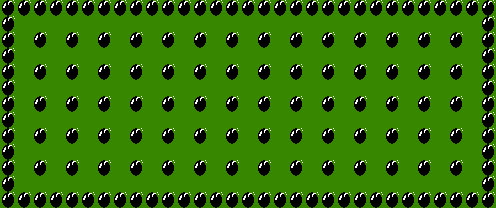

Below is a game level as drawn by its tile map, then a one-line description and the .tmx file that defines it, in full:
An orthogonal 31x13 tile map with 16x16 px tiles, 2 tile layers (grass, wallas).

<map version="1.10" tiledversion="1.11.2" orientation="orthogonal" renderorder="right-down" width="31" height="13" tilewidth="16" tileheight="16" infinite="0" nextlayerid="4" nextobjectid="1">
 <tileset firstgid="1" source="NES - Bomberman - Miscellaneous - General Sprites.tsx" />
 <layer id="1" name="grass" width="31" height="13">
  <data encoding="csv">
57,57,57,57,57,57,57,57,57,57,57,57,57,57,57,57,57,57,57,57,57,57,57,57,57,57,57,57,57,57,57,
57,57,57,57,57,57,57,57,57,57,57,57,57,57,57,57,57,57,57,57,57,57,57,57,57,57,57,57,57,57,57,
57,57,57,57,57,57,57,57,57,57,57,57,57,57,57,57,57,57,57,57,57,57,57,57,57,57,57,57,57,57,57,
57,57,57,57,57,57,57,57,57,57,57,57,57,57,57,57,57,57,57,57,57,57,57,57,57,57,57,57,57,57,57,
57,57,57,57,57,57,57,57,57,57,57,57,57,57,57,57,57,57,57,57,57,57,57,57,57,57,57,57,57,57,57,
57,57,57,57,57,57,57,57,57,57,57,57,57,57,57,57,57,57,57,57,57,57,57,57,57,57,57,57,57,57,57,
57,57,57,57,57,57,57,57,57,57,57,57,57,57,57,57,57,57,57,57,57,57,57,57,57,57,57,57,57,57,57,
57,57,57,57,57,57,57,57,57,57,57,57,57,57,57,57,57,57,57,57,57,57,57,57,57,57,57,57,57,57,57,
57,57,57,57,57,57,57,57,57,57,57,57,57,57,57,57,57,57,57,57,57,57,57,57,57,57,57,57,57,57,57,
57,57,57,57,57,57,57,57,57,57,57,57,57,57,57,57,57,57,57,57,57,57,57,57,57,57,57,57,57,57,57,
57,57,57,57,57,57,57,57,57,57,57,57,57,57,57,57,57,57,57,57,57,57,57,57,57,57,57,57,57,57,57,
57,57,57,57,57,57,57,57,57,57,57,57,57,57,57,57,57,57,57,57,57,57,57,57,57,57,57,57,57,57,57,
57,57,57,57,57,57,57,57,57,57,57,57,57,57,57,57,57,57,57,57,57,57,57,57,57,57,57,57,57,57,57,
</data>
 </layer>
 <layer id="3" name="wallas" width="31" height="13">
  <data encoding="csv">
45,45,45,45,45,45,45,45,45,45,45,45,45,45,45,45,45,45,45,45,45,45,45,45,45,45,45,45,45,45,45,
45,0,0,0,0,0,0,0,0,0,0,0,0,0,0,0,0,0,0,0,0,0,0,0,0,0,0,0,0,0,45,
45,0,45,0,45,0,45,0,45,0,45,0,45,0,45,0,45,0,45,0,45,0,45,0,45,0,45,0,45,0,45,
45,0,0,0,0,0,0,0,0,0,0,0,0,0,0,0,0,0,0,0,0,0,0,0,0,0,0,0,0,0,45,
45,0,45,0,45,0,45,0,45,0,45,0,45,0,45,0,45,0,45,0,45,0,45,0,45,0,45,0,45,0,45,
45,0,0,0,0,0,0,0,0,0,0,0,0,0,0,0,0,0,0,0,0,0,0,0,0,0,0,0,0,0,45,
45,0,45,0,45,0,45,0,45,0,45,0,45,0,45,0,45,0,45,0,45,0,45,0,45,0,45,0,45,0,45,
45,0,0,0,0,0,0,0,0,0,0,0,0,0,0,0,0,0,0,0,0,0,0,0,0,0,0,0,0,0,45,
45,0,45,0,45,0,45,0,45,0,45,0,45,0,45,0,45,0,45,0,45,0,45,0,45,0,45,0,45,0,45,
45,0,0,0,0,0,0,0,0,0,0,0,0,0,0,0,0,0,0,0,0,0,0,0,0,0,0,0,0,0,45,
45,0,45,0,45,0,45,0,45,0,45,0,45,0,45,0,45,0,45,0,45,0,45,0,45,0,45,0,45,0,45,
45,0,0,0,0,0,0,0,0,0,0,0,0,0,0,0,0,0,0,0,0,0,0,0,0,0,0,0,0,0,45,
45,45,45,45,45,45,45,45,45,45,45,45,45,45,45,45,45,45,45,45,45,45,45,45,45,45,45,45,45,45,45,
</data>
 </layer>
</map>